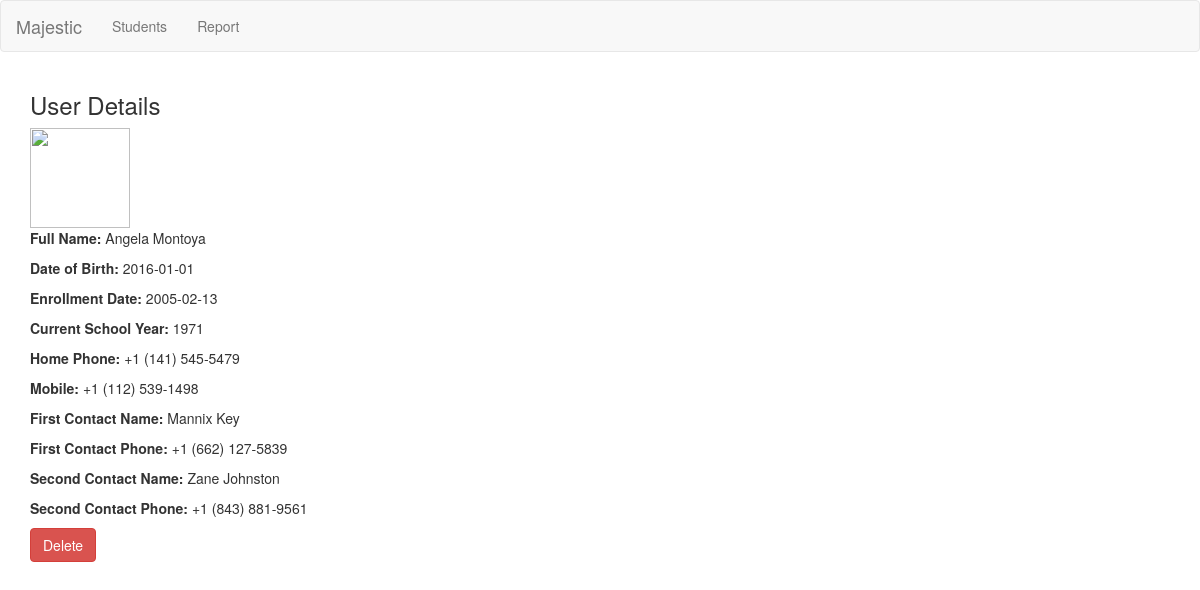
/view.php?id=13, run on the app's committed database.
### tables this page shows
CREATE TABLE `students` (
  `id` int(11) NOT NULL,
  `full_name` varchar(50) NOT NULL,
  `dob` date NOT NULL,
  `enrollment_date` date NOT NULL,
  `current_school_year` int(11) NOT NULL,
  `home_phone` varchar(40) NOT NULL,
  `mobile` varchar(40) NOT NULL,
  `email` varchar(80) NOT NULL,
  `first_contact_name` varchar(50) NOT NULL,
  `first_contact_phone` varchar(40) NOT NULL,
  `second_contact_name` varchar(50) NOT NULL,
  `second_contact_phone` varchar(40) NOT NULL,
  `profile_photo_path` varchar(100) NOT NULL,
  `time_stamp` timestamp NOT NULL DEFAULT CURRENT_TIMESTAMP ON UPDATE CURRENT_TIMESTAMP
);

### classes/Student.php (called while the page is built, shortened)
<?php
class Student
{
    public $conn;
    public function __construct()
    {
        $servername = "localhost";
        $username = "root";
        $password = "";
        $dbname = "majestic";
        $this->conn = mysqli_connect($servername, $username, $password, $dbname);
    }
    public function fetch_user_details($id)
    {
        $sql = "SELECT * FROM students WHERE id = $id";
        $result = mysqli_query($this->conn, $sql);
        return $result;
    }
}

### view.php (the view)
<?php
include('./classes/Student.php');
$id = $_GET['id'];
$student = new Student();
$student_details = mysqli_fetch_assoc($student->fetch_user_details($id));
?>
<?php include_once('./header.php') ?>
<div class="container">
    <?php if ($student_details != NULL) : ?>
        <h3> User Details</h3>
        <img height="100" width="100" src="<?php echo $student_details['profile_photo_path']?>">
        <p><b>Full Name: </b><?php echo $student_details['full_name'] ?></p>
        <p><b>Date of Birth: </b><?php echo $student_details['dob'] ?></p>
        <p><b>Enrollment Date: </b><?php echo $student_details['enrollment_date'] ?></p>
        <p><b>Current School Year: </b><?php echo $student_details['current_school_year'] ?></p>
        <p><b>Home Phone: </b><?php echo $student_details['home_phone'] ?></p>
        <p><b>Mobile: </b><?php echo $student_details['mobile'] ?></p>
        <p><b>First Contact Name: </b><?php echo $student_details['first_contact_name'] ?></p>
        <p><b>First Contact Phone: </b><?php echo $student_details['first_contact_phone'] ?></p>
        <p><b>Second Contact Name: </b><?php echo $student_details['second_contact_name'] ?></p>
        <p><b>Second Contact Phone: </b><?php echo $student_details['second_contact_phone'] ?></p>
        <a class="btn btn-danger" href="delete.php?id=<?php echo $id; ?>">Delete</a>
    <?php else : ?>
        <div class="alert alert-danger" role="alert">
            No Record found for the given id: <?php echo $id ?>
        </div>
    <?php endif; ?>
</div>
</body>
</html>

### data on the page
students: full_name "Angela Montoya", dob "2016-01-01", enrollment_date "2005-02-13", current_school_year "1971", home_phone "+1 (141) 545-5479", mobile "+1 (112) 539-1498", first_contact_name "Mannix Key", first_contact_phone "+1 (662) 127-5839", second_contact_name "Zane Johnston", second_contact_phone "+1 (843) 881-9561"
